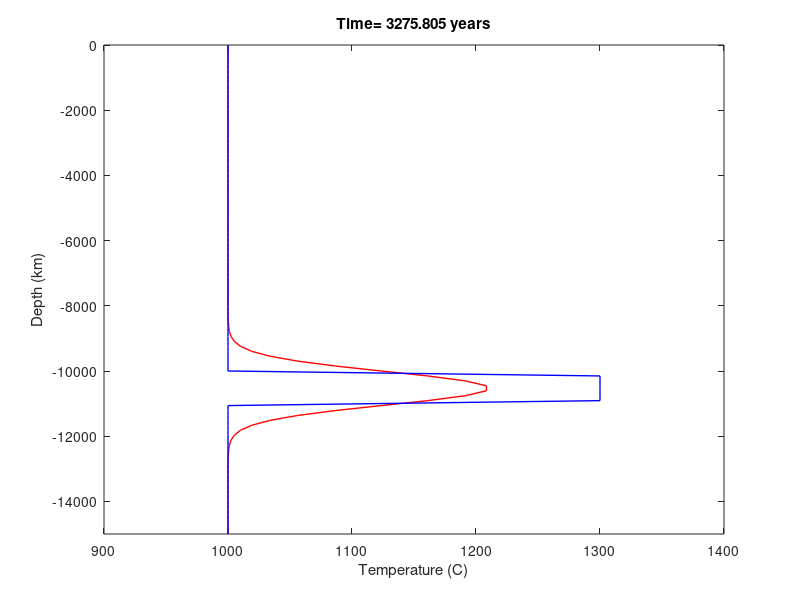

Write MATLAB code to recreate this figure. (Note: this script raises an error after producing the figure.)
% Thermal code 1D

clear all
close all
clf

% Define parameters
max_depth = 15e3; %km
k = 3; % W/m/K
Cp = 1000; % J/kg/K
rho = 3000; % kg.m^-3

T_back = 1000; %C
T_intr = 1300; %C

kappa = k/(rho*Cp);

% Intrusion

begin = 10e3; %km intrusion beginning
finish = 11e3; %km intrusion ending

% Define numerical grid space
ysize = max_depth;
numy = 100;
dy = ysize / (numy-1);

y = 0:dy:ysize;

% Set time stepping
dt = (dy^2)/(2*kappa);
%dt = 1e6;
numt = 1000; % number of nodes

% Initiate vector and matrix
R = zeros(numy,1);
L = zeros (numy,numy);

T0 = zeros(numy,1);
% Intrusion temperature profile
for i = 1:1:numy
    T0(i,1) = T_back;
    
    if (y(1,i)>begin && y(1,i)<finish)
        T0(i,1) = T_intr;
    else
        T0(i,1) = T_back;
    end
end
pro = T0;

%% Fill in R and L
% Boundary condition 1: T1 = 1000
R(1,1) = T0(1,1);
L(1,1) = 1;

% Boundary condition 2: T_end = 1000
R(numy,1) = T_back;
L(numy, numy) = 1;

% Loop over time until 3000 years;
timesum = 0;
T = T0;
figure(1)
while timesum < 3000*365*24*3600 %3000 years in seconds
       % Loop over space, as in poisson equation code
       for iy = 2:1:numy-1
           R(iy,1)= T0(iy,1)/dt;

           L(iy, iy-1) = -kappa/(dy^2);
           L(iy,iy) = 1/dt + 2*kappa/(dy^2);
           L(iy,iy+1) = -kappa/(dy^2);
       
       
       end 
       
       % Calculate solution
       T = L \ R;
       S = T;
       
       % Increment time
       timesum = dt + timesum;
       
      T0 = T;

      % Add solution to plot
%     Temp=plot(T, -y, 'LineWidth', 1);
%     drawnow
%    
%    if it == 1
%        Legend{it+1}=string(it)+' year';
%    else
%        Legend{it+1}=string(it)+' years';
%    end

%     if timesum > 3600*24*365*3000 %3000 years in seconds
%        timesumy = timesum /(3600*24*365);
%        Temp=plot(T, -y, 'LineWidth', 1);
%        drawnow
%        peak = max(T)
%     else
%     end
    plot(T, -y,'r', 'LineWidth', 1);
    xlim([900 1400])
    ylim([-15e3 0])
    xlabel('Temperature (C)')
    ylabel('Depth (km)')
    title(['Time= ' num2str(timesum/(3600*24*365)) +' years'])
    drawnow
 %end
end

hold on

Tempro=plot(pro,-y, 'b', 'LineWidth',1);
Legend{2}='Time of intrusion' ;

peak = max(T)

timesumy = timesum /(3600*24*365);

Legend{1}=string(timesumy)+' years';

legend(Legend);